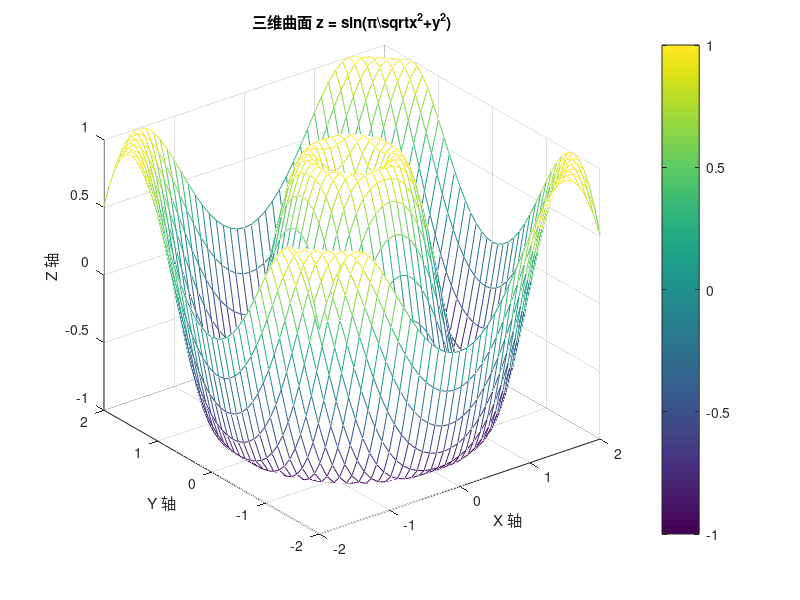

Source code (MATLAB):
% 三维曲面绘图：z = sin( pi * sqrt(x^2 + y^2) )
clear; clc; close all;%清空内存变量，清空屏幕文字，关掉所有图

% 1. 生成网格坐标（定义x,y范围）
x = -2:0.1:2;   % x从-2到2
y = -2:0.1:2;   % y从-2到2
[X,Y] = meshgrid(x,y);  % 生成网格矩阵

% 2. 计算z值
R = sqrt(X.^2 + Y.^2);  % 计算 sqrt(x²+y²)
Z = sin( pi * R );     % z = sin( π·√(x²+y²) )

% 3. 绘制3D曲面
mesh(X, Y, Z);   % 网格曲面图

% 4. 图形标注
title('三维曲面 z = sin(\pi\sqrt{x^2+y^2})');
xlabel('X 轴');
ylabel('Y 轴');
zlabel('Z 轴');
grid on;         % 显示网格
colorbar;        % 显示颜色条
